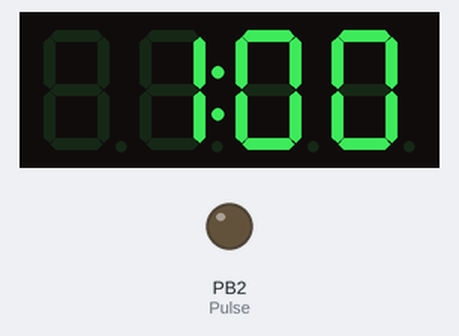
Bench run of a sketch on a simulated ATtiny85, built with avr-gcc and run on an emulated ATtiny85. On the bench: 4-digit seven-segment display, output pins drawn as LEDs (lit = HIGH).

Above: at 1.1 s.
At 5.2 s:
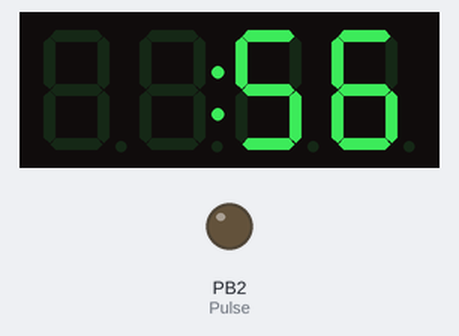
At 10.3 s:
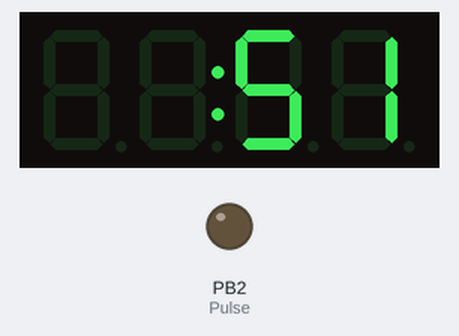
At 19.5 s:
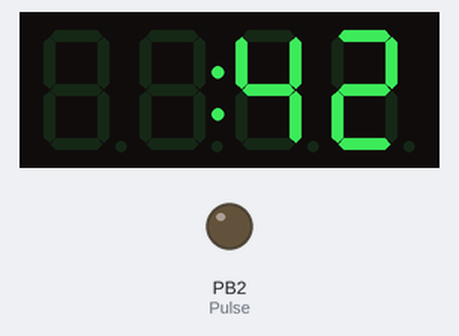
At 28.7 s:
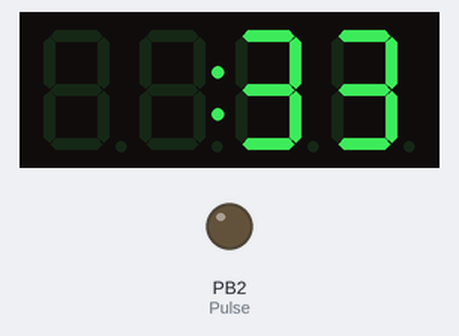
At 38.9 s:
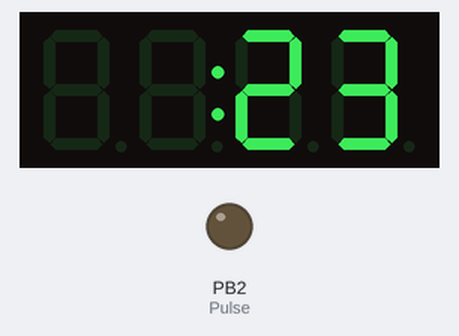

The sketch:

DigiTM1637.ino
```cpp
#include "TM1637.h" // подключение библиотеки
#define CLK 0
#define DIO 1
#define Pulse 2 // Выход для сигнализации
int timer_val=1; // Обратный отсчет в минутах
int timer_seconds=00; // Отображение секунд
// Переменные для хранения индивидуальных номеров
int firstnum=0;
int secondnum=0;
int thirdnum=0;
int fournum=0;
TM1637 tm1637(CLK,DIO); // Настройка индикатора
void setup(){
   pinMode(Pulse, OUTPUT);
   digitalWrite(Pulse, LOW);
   tm1637.init(); // Сброс дисплея
   tm1637.set(BRIGHT_TYPICAL); // Уровень яркости
   // BRIGHT_DARKEST = 0,BRIGHTEST = 7 BRIGHT_TYPICAL = 2&#894;
   tm1637.point(POINT_ON); // Активация точки посредине
   delay(1000); // Задержка 1 секунда
}
void loop() {
   // Проверка, запустился ли таймер
   while (timer_val == 0 && timer_seconds == 0) {
      tm1637.clearDisplay(); // Очистка дисплея
      tm1637.display(0,0);
      tm1637.display(1,0);
      tm1637.display(2,0);
      tm1637.display(3,0);
      digitalWrite(Pulse, HIGH); // Активация сигнализации
      delay(1000);  // Wait
      tm1637.clearDisplay();
      digitalWrite(Pulse, LOW); // Отключение сигнализации
      delay(500); // Ждем полсекунды
   }
   // Распределяем минуты и сикунды по отдельным сегментам
   if (timer_val > 9) {
      firstnum = timer_val/10%10;
      secondnum = timer_val%10;
   }
   else {
      secondnum = timer_val;
   }
   if (timer_seconds > 9) {
      thirdnum = timer_seconds/10%10;
      fournum = timer_seconds%10;
   }
   else {
      thirdnum = 0;
      fournum = timer_seconds;
   }
   // Отображаем обратный отсчет
   tm1637.clearDisplay(); // Очистка дисплея
   if (timer_val > 9) {
      tm1637.display(0,firstnum);
   }
   if (timer_val > 0) {
      tm1637.display(1,secondnum);
   }
   if (timer_seconds > 9 || timer_val > 0) {
      tm1637.display(2,thirdnum);
   }
   tm1637.display(3,fournum);
   // Decrease seconds
   timer_seconds=timer_seconds-1;
   delay(1000); // Delay of 1 second
   // Decrease timer
   if (timer_seconds == -1) {
      timer_val=timer_val-1;
      timer_seconds=59;
   }
}
```

Measured:
- what the display in image 0 shows lasts 1.1 s, from 1.0 s to 2.1 s
